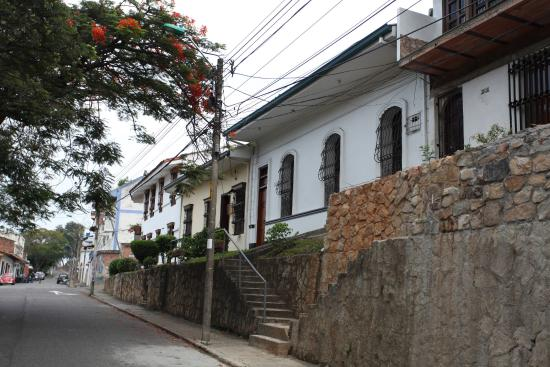
#> input picture Codigos python/convolucion_img/cali.jpg, 550 x 367 px
$ python conv_img.py
#> lines starting #> are read from the running program, lines starting #| are printed output that depends on the picture
import numpy as np
#import cv2
from matplotlib import pyplot as plt
import matplotlib.image as mpimg
from skimage.exposure import rescale_intensity

def cargarImagen():
    global img
    img = mpimg.imread('cali.jpg')
#> img is the input picture: shape (367, 550, 3); mean R, G, B 106, 103.1, 98.7
    showResultados(img)
    plt.title('Imagen Original')

def maskEnfoque():
    #filtro box
    enfocar = np.zeros((3, 3), np.float32)
    enfocar[0,1]=-1
    enfocar[1,0]=-1
    enfocar[1,1]=5
    enfocar[1,2]=-1
    enfocar[2,1]=-1

    #enfocar+=np.ones((3, 3), np.float32)
    #enfocar/=10

    print(enfocar)

    imgE = filtrar(enfocar)  # Desenfocar

    showResultados(imgE)
    plt.title('Imagen Enfocada')
    #imgE = cv2.filter2D(img, -1, np.rot90(np.rot90(enfocar)))  # Desenfocar
    #showResultados(imgE)
    #plt.title('Imagen Enfocada usando comando')

def maskRepujado():
    #promedio pesado
    '''desenfocar = np.ones((3, 3), np.float32) / 16
    desenfocar[0, 1] = 2
    desenfocar[1, 0] = 2
    desenfocar[1, 1] = 4
    desenfocar[1, 2] = 2
    desenfocar[2, 1] = 2'''

    repujar = np.ones((3, 3), np.float32)
    repujar[0, 0] = -2
    repujar[0, 1] = -1
    repujar[1, 0] = -1
    repujar[2, 2] = 2
    repujar[2, 0] = 0
    repujar[0, 2] = 0


    print(repujar)


    #imgD = filtrar(desenfocar)  # Desenfocar
    imgR=filtrar(repujar)

    showResultados(imgR)#+img[0:imgR.shape[0],0:imgR.shape[1],:])
    plt.title('Imagen Repujada')
    #imgR = cv2.filter2D(img, -1, np.rot90(np.rot90(repujar)))
    #showResultados(imgR)
    #plt.title('Imagen Repujada usando comando')

def maskDesenfoque():
    # filtro box
    desenfocar = np.ones((3, 3), np.float32) / 9
    print(desenfocar)
    imgD = filtrar(desenfocar)  # Desenfocar
    showResultados(imgD)
    plt.title('Imagen Desenfocada con Filtro Box')
    #imgD = cv2.filter2D(img, -1, np.rot90(np.rot90(desenfocar)))  # Desenfocar
    #showResultados(imgD)
    #plt.title('Imagen Desenfocada usando comando')

def filtrar(kernel):

    rows = img.shape[0] - kernel.shape[0] + 1
#> rows = 365
    cols = img.shape[1] - kernel.shape[1] + 1
#> cols = 548
    depth = img.shape[2]  # -kernel.shape[2]+1
#> depth = 3
    #print(depth)
    salida = np.zeros((rows, cols, depth), np.float32)  # 'uint8')
    kernel_inv =np.rot90(np.rot90(kernel))

    for i in range(0, salida.shape[0]):
        for j in range(0, salida.shape[1]):
            for k in range(0, salida.shape[2]):
                # desplazando el kernel por cada capa (RGB)
                signal_patch = img[i:i + len(kernel), j:j + len(kernel), k]
                salida[i][j][k] = (kernel_inv * signal_patch).sum()
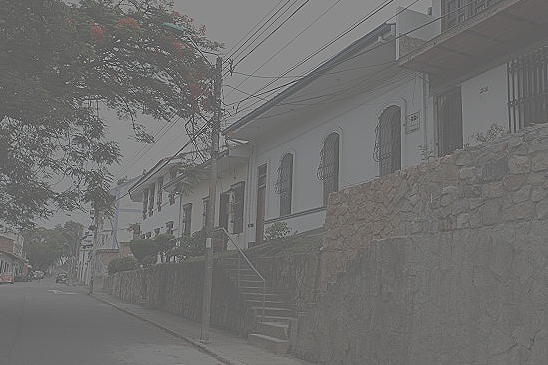
#> salida: shape (365, 548, 3) float32; mean R, G, B 105.9, 103, 98.6; drawn with min black and max white
    #salida = cv2.filter2D(img, -1, kernel_inv)

    salida = rescale_intensity(salida, in_range=(0, 255))
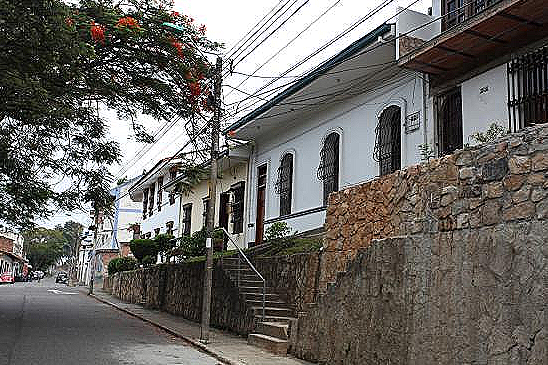
#> salida: shape (365, 548, 3) float32; mean R, G, B 0.415, 0.403, 0.387
    salida = (salida * 255).astype("uint8")

    return salida

def showResultados(salida):

    plt.figure()
    plt.imshow(salida)

def gestionar():
    #global enfocar,desenfocar
    cargarImagen()
    maskEnfoque()
    maskDesenfoque()
#> after the loop in filtrar (call 2), `for i in range(0, salida.shape[0]):`:
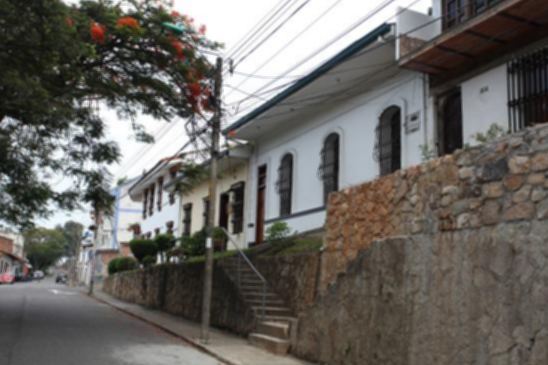
#> salida: shape (365, 548, 3) float32; mean R, G, B 105.9, 103, 98.6
    maskRepujado()
#> after the loop in filtrar (call 3), `for i in range(0, salida.shape[0]):`:
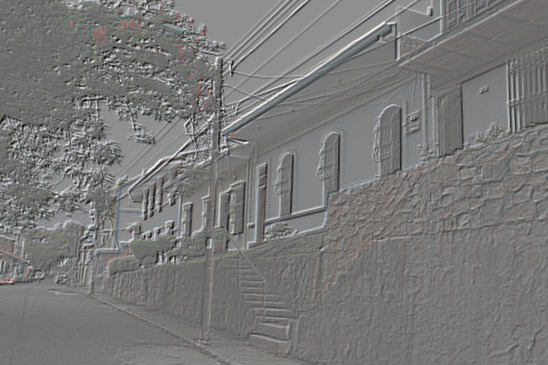
#> salida: shape (365, 548, 3) float32; mean R, G, B 107, 104.1, 99.9; drawn with min black and max white
#> in filtrar (call 3), `salida = rescale_intensity(salida, in_range=(0, 255))`:
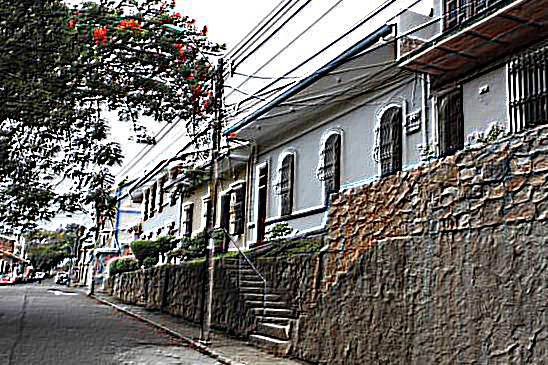
#> salida: shape (365, 548, 3) float32; mean R, G, B 0.421, 0.41, 0.396
    plt.show()
    '''imgD=filtrar(desenfocar) # Desenfocar
    showResultados(imgD)'''

# [43 lines left out: function codigo, not called in this run]

if __name__ == "__main__":
    gestionar()
